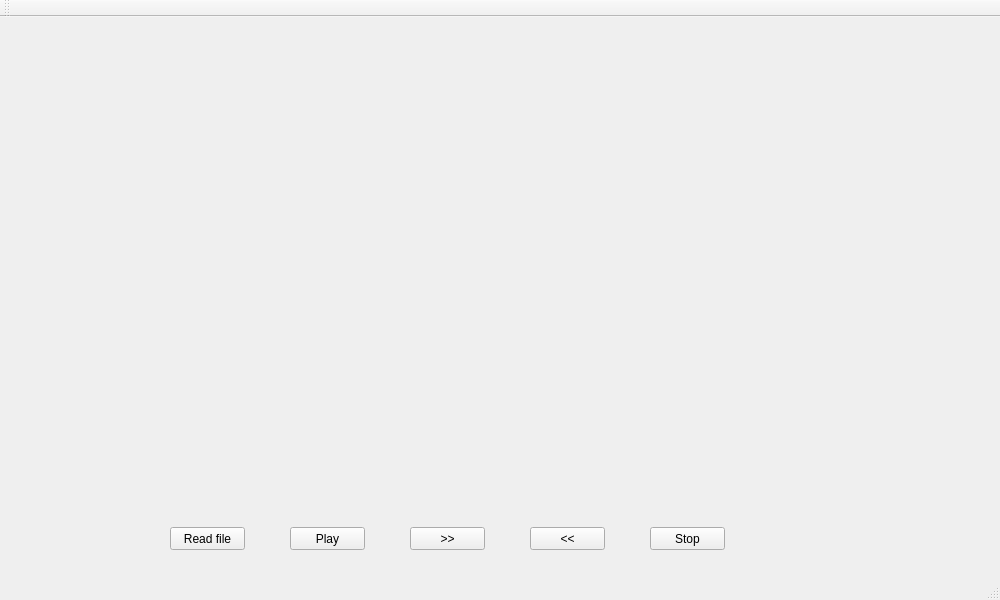
<?xml version="1.0" encoding="UTF-8"?>
<ui version="4.0">
 <class>MainWindow</class>
 <widget class="QMainWindow" name="MainWindow">
  <property name="geometry">
   <rect>
    <x>0</x>
    <y>0</y>
    <width>1000</width>
    <height>600</height>
   </rect>
  </property>
  <property name="windowTitle">
   <string>MainWindow</string>
  </property>
  <widget class="QWidget" name="centralWidget">
   <widget class="QCustomPlot" name="widget" native="true">
    <property name="geometry">
     <rect>
      <x>0</x>
      <y>310</y>
      <width>981</width>
      <height>191</height>
     </rect>
    </property>
   </widget>
   <widget class="QPushButton" name="Start">
    <property name="geometry">
     <rect>
      <x>290</x>
      <y>510</y>
      <width>75</width>
      <height>23</height>
     </rect>
    </property>
    <property name="text">
     <string>Play</string>
    </property>
   </widget>
   <widget class="QPushButton" name="Stop">
    <property name="geometry">
     <rect>
      <x>650</x>
      <y>510</y>
      <width>75</width>
      <height>23</height>
     </rect>
    </property>
    <property name="text">
     <string>Stop</string>
    </property>
   </widget>
   <widget class="QPushButton" name="Play">
    <property name="geometry">
     <rect>
      <x>410</x>
      <y>510</y>
      <width>75</width>
      <height>23</height>
     </rect>
    </property>
    <property name="text">
     <string>&gt;&gt;</string>
    </property>
   </widget>
   <widget class="QPushButton" name="Rewind">
    <property name="geometry">
     <rect>
      <x>530</x>
      <y>510</y>
      <width>75</width>
      <height>23</height>
     </rect>
    </property>
    <property name="text">
     <string>&lt;&lt;</string>
    </property>
   </widget>
   <widget class="QPushButton" name="ReadFile">
    <property name="geometry">
     <rect>
      <x>170</x>
      <y>510</y>
      <width>75</width>
      <height>23</height>
     </rect>
    </property>
    <property name="text">
     <string>Read file</string>
    </property>
   </widget>
  </widget>
  <widget class="QMenuBar" name="menuBar">
   <property name="geometry">
    <rect>
     <x>0</x>
     <y>0</y>
     <width>1000</width>
     <height>21</height>
    </rect>
   </property>
  </widget>
  <widget class="QToolBar" name="mainToolBar">
   <attribute name="toolBarArea">
    <enum>TopToolBarArea</enum>
   </attribute>
   <attribute name="toolBarBreak">
    <bool>false</bool>
   </attribute>
  </widget>
  <widget class="QStatusBar" name="statusBar"/>
 </widget>
 <layoutdefault spacing="6" margin="11"/>
 <customwidgets>
  <customwidget>
   <class>QCustomPlot</class>
   <extends>QWidget</extends>
   <header>qcustomplot.h</header>
   <container>1</container>
  </customwidget>
 </customwidgets>
 <resources/>
 <connections/>
</ui>
